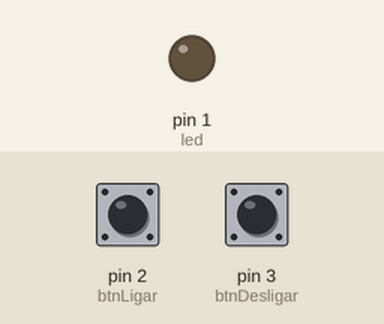
Simulated run of this sketch. Board: Arduino Uno, built with avr-gcc and run on an emulated ATmega328P. Shown: output pins drawn as LEDs (lit = HIGH). The inputs (shaded band) are chosen by the test bench; at power-on: pin 2 (btnLigar) LOW, pin 3 (btnDesligar) LOW.

Above: at 1.2 s.
1.3 s: pin 2 (btnLigar) pulled HIGH for 0.15 s
At 2.3 s:
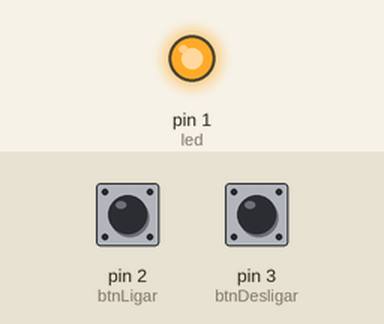
2.9 s: pin 3 (btnDesligar) pulled HIGH for 0.15 s
At 3.5 s:
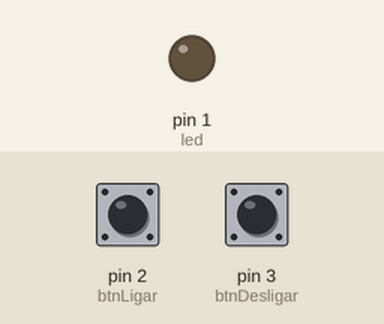
4.5 s: pin 2 (btnLigar) pulled HIGH for 1 s
At 4.8 s:
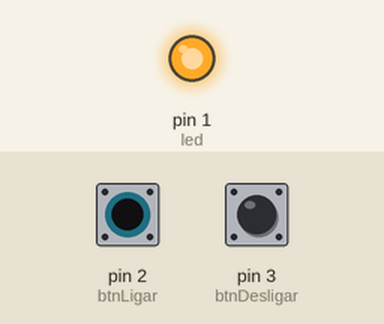
Timing chart, 0 to 7.5 s (numbered marks = the images above; inputs shaded):
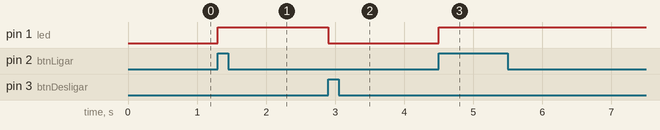

The sketch:

ex007.ino
```cpp
/*// Faça um circuito que acenda um led quando pressionado
int pinoBotao = 2;
int led = 4;
int estadoBotao = 0;

void setup()
{
    pinMode(led, OUTPUT);
    pinMode(pinoBotao, INPUT);
}

void loop()
{
    estadoBotao = digitalRead(pinoBotao);
    if (estadoBotao == HIGH)
    {
        digitalWrite(led, HIGH);
    }
    else
    {
        digitalWrite(led, LOW);
    }
}*/

// 7) Executar um circuito que utilize 2 botões: um para acender o led e outro para desligar o mesmo led
// https://www.tinkercad.com/things/5xxG6bnsyDM-exercicio-7
int led = 1;
int btnLigar = 2;
int btnDesligar = 3;
int estadoBtnLigar = 0;
int estadoBtnDesligar = 0;

void setup() {
  pinMode(led, OUTPUT);
  pinMode(btnLigar, INPUT);
  pinMode(btnDesligar, INPUT);
}

void loop() {
  estadoBtnLigar = digitalRead(btnLigar);
  estadoBtnDesligar = digitalRead(btnDesligar);

  if (estadoBtnLigar == HIGH) {
    digitalWrite(led, HIGH);
  }

  if (estadoBtnDesligar == HIGH) {
    digitalWrite(led, LOW);
  }
}
```

Measured:
- after the input at 1.3 s, pin 1 (led): LOW → HIGH at once
- after the input at 2.9 s, pin 1 (led): HIGH → LOW at once
- after the input at 4.5 s, pin 1 (led): LOW → HIGH at once
